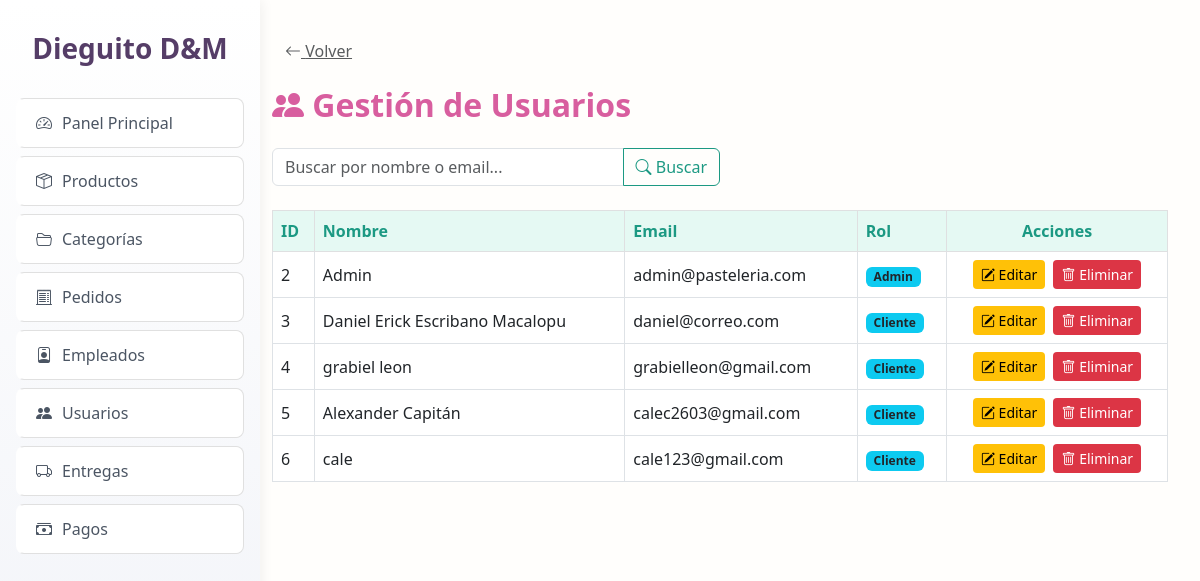
The page /index.php?controller=Usuario&action=indexAdmin (signed in) on the database its author committed.
### tables this page shows
CREATE TABLE `usuarios` (
  `id` int(11) NOT NULL,
  `nombre` varchar(100) DEFAULT NULL,
  `email` varchar(100) DEFAULT NULL,
  `password` varchar(255) DEFAULT NULL,
  `rol` enum('admin','cliente') DEFAULT 'cliente',
  `creado_en` timestamp NOT NULL DEFAULT current_timestamp()
);

### controllers/UsuarioController.php (called while the page is built, shortened)
<?php
require_once 'models/Usuario.php';
class UsuarioController {
    public function indexAdmin() {
        $filtro = $_GET['buscar'] ?? null;
        $usuario = new Usuario();
        $usuarios = $usuario->buscar($filtro);
        require_once 'views/admin/usuarios/index.php';
    }
}

### config/database.php (called while the page is built, shortened)
<?php
class Database {
    public static function connect() {
        $conn = new mysqli(DB_HOST, DB_USER, DB_PASS, DB_NAME);
        $conn->set_charset("utf8mb4");
        return $conn;
    }
}

### models/Usuario.php (called while the page is built, shortened)
<?php
require_once 'config/database.php';
class Usuario {
    private $db;
    public function __construct() {
        $this->db = Database::connect();
    }
    public function buscar($filtro = null) {
        if ($filtro) {
            $filtro = $this->db->real_escape_string($filtro);
            $sql = "SELECT * FROM usuarios
                    WHERE nombre LIKE '%$filtro%'
                       OR email LIKE '%$filtro%'";
        } else {
            $sql = "SELECT * FROM usuarios";
        }
        return $this->db->query($sql);
    }
}

### views/admin/usuarios/index.php (the view, shortened to what this page needs)
<!DOCTYPE html>
<html lang="es">
<head>
  <link href="https://cdn.jsdelivr.net/npm/bootstrap@5.3.0/dist/css/bootstrap.min.css" rel="stylesheet">
  <link href="https://cdn.jsdelivr.net/npm/bootstrap-icons@1.10.5/font/bootstrap-icons.css" rel="stylesheet">
</head>
<body>
<?php include __DIR__ . '/../../layouts/sidebar_admin.php';
 ?>
<div class="main-content">
  <a href="javascript:history.back()" class="btn btn-link mb-3 text-muted"><i class="bi bi-arrow-left"></i> Volver</a>
  <h2><i class="bi bi-people-fill"></i> Gestión de Usuarios</h2>
  <form class="mb-4" method="get" action="index.php">
    <div class="input-group w-50">
      <input type="text" name="buscar" class="form-control" placeholder="Buscar por nombre o email..." value="<?= isset($_GET['buscar']) ? htmlspecialchars($_GET['buscar']) : '' ?>">
      <button class="btn btn-outline-primary" type="submit">
        <i class="bi bi-search"></i> Buscar
      </button>
    </div>
  </form>
  <div class="table-responsive">
    <table class="table table-bordered table-hover align-middle">
      <thead class="table-light">
        <tr>
          <th>ID</th>
          <th>Nombre</th>
          <th>Email</th>
          <th>Rol</th>
          <th class="text-center">Acciones</th>
        </tr>
      </thead>
      <tbody>
        <?php while ($u = $usuarios->fetch_object()): ?>
        <tr>
          <td><?= $u->id ?></td>
          <td><?= htmlspecialchars($u->nombre) ?></td>
          <td><?= htmlspecialchars($u->email) ?></td>
          <td><span class="badge bg-info text-dark"><?= ucfirst($u->rol) ?></span></td>
          <td class="text-center">
            <a href="index.php?controller=Usuario&action=editarUsuario&id=<?= $u->id ?>" class="btn btn-sm btn-warning me-1">
              <i class="bi bi-pencil-square"></i> Editar
            </a>
            <a href="index.php?controller=Usuario&action=eliminarUsuario&id=<?= $u->id ?>" class="btn btn-sm btn-danger" onclick="return confirm('¿Estás seguro de eliminar este usuario?')">
              <i class="bi bi-trash"></i> Eliminar
            </a>
          </td>
        </tr>
        <?php endwhile; ?>
      </tbody>
    </table>
  </div>
</div>
</body>
</html>

### views/admin/usuarios/index.php (style rules this page uses)
body { font-family: 'Segoe UI', sans-serif; background: #fffefc; margin: 0; }
.main-content { margin-left: 240px; padding: 2rem; }
h2 { color: #d85e9f; font-weight: bold; margin-bottom: 1.5rem; }
.btn-outline-primary { border-color: #1c9983; color: #1c9983; }
.btn-warning { background-color: #ffc107; border: none; }
.btn-danger { background-color: #dc3545; border: none; }
.table th { background-color: #e5f9f3; color: #1c9983; }
.table td { vertical-align: middle; }

### rows shown on the page
usuarios: id "2", nombre "Admin", email "admin@pasteleria.com", rol "Admin"
usuarios: id "3", nombre "Daniel Erick Escribano Macalopu", email "daniel@correo.com", rol "Cliente"
usuarios: id "4", nombre "grabiel leon", email "grabielleon@gmail.com", rol "Cliente"
usuarios: id "5", nombre "Alexander Capitán", email "calec2603@gmail.com", rol "Cliente"
usuarios: id "6", nombre "cale", email "cale123@gmail.com", rol "Cliente"
